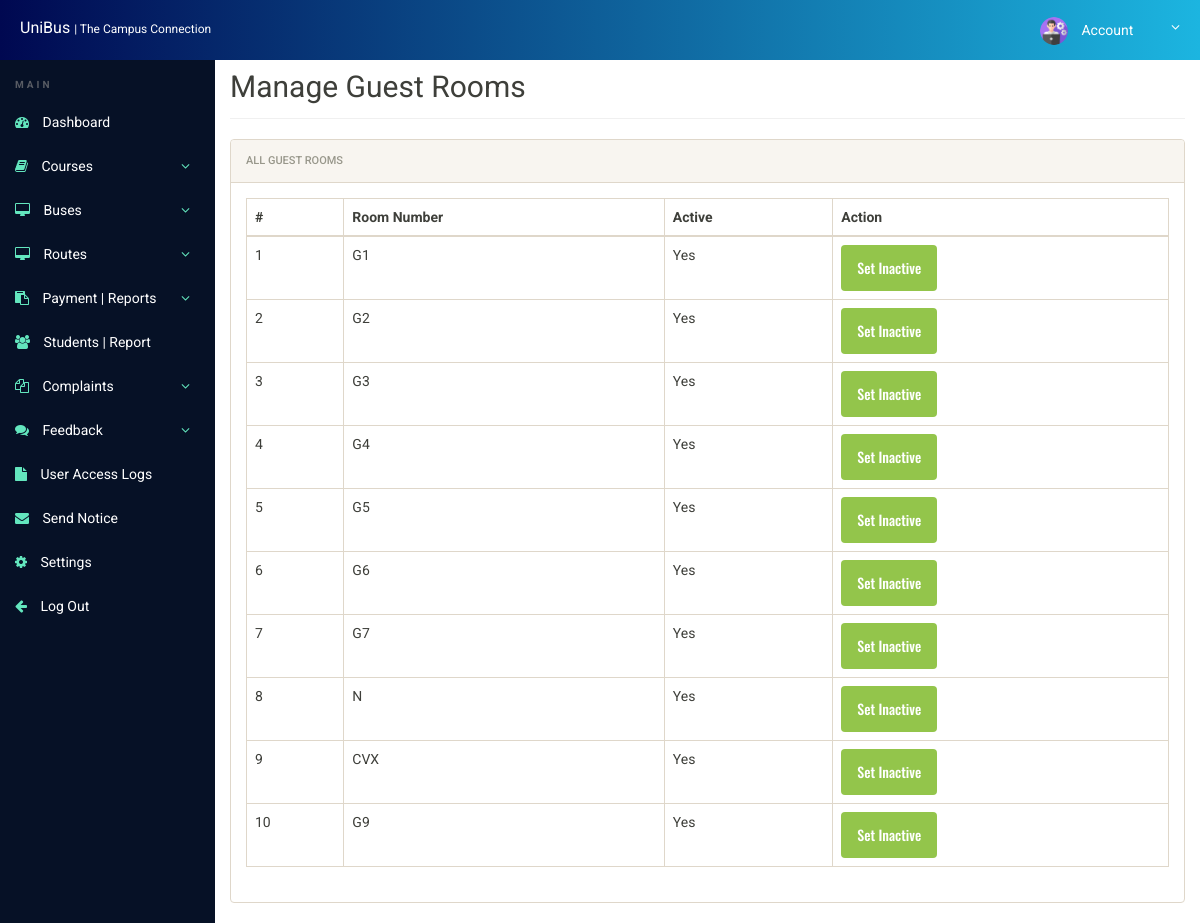
Screenshot of /admin/manage-guest_rooms.php (signed in) with the database file from the repository.
### tables this page shows
CREATE TABLE `guest_rooms` (
  `id` int(11) NOT NULL,
  `room_no` varchar(10) NOT NULL,
  `active` enum('Yes','No') DEFAULT 'Yes'
);

### admin/manage-guest_rooms.php (the view, shortened to what this page needs)
<?php
include('includes/config.php');
$query = "SELECT id, room_no, active FROM guest_rooms";
$result = $mysqli->query($query);
?>
<!doctype html>
<html lang="en" class="no-js">
<head>
    <link rel="stylesheet" href="css/font-awesome.min.css">
    <link rel="stylesheet" href="css/bootstrap.min.css">
    <link rel="stylesheet" href="css/style.css">
</head>
<body>
    <?php include('includes/header.php');?>
    <div class="ts-main-content">
        <?php include('includes/sidebar.php');?>
        <div class="content-wrapper">
            <div class="container-fluid">
                <div class="row">
                    <div class="col-md-12">
                        <h2 class="page-title" >Manage Guest Rooms</h2>
                        <div class="panel panel-default">
                            <div class="panel-heading">All Guest Rooms</div>
                            <div class="panel-body">
                                <table class="table table-bordered">
                                    <thead>
                                        <tr>
                                            <th>#</th>
                                            <th>Room Number</th>
                                            <th>Active</th>
                                            <th>Action</th>
                                        </tr>
                                    </thead>
                                    <tbody id="room-list">
                                    <?php
                                    $cnt = 1;
                                    while($row = $result->fetch_assoc()) {
                                        $buttonText = $row['active'] ? 'Set Inactive' : 'Set Active';
                                        $buttonClass = $row['active'] ? 'btn-success' : 'btn-warning';
                                    ?>
                                    <tr id="room-no<?php echo $row['id']; ?>">
                                        <td><?php echo $cnt; ?></td>
                                        <td><?php echo $row['room_no']; ?></td>
                                        <td id="status-<?php echo $row['id']; ?>"><?php echo $row['active'] ? 'Yes' : 'No'; ?></td>
                                        <td>
                                            <button class="btn <?php echo $buttonClass; ?> toggle-status" data-room="<?php echo $row['id']; ?>" data-active="<?php echo $row['active']; ?>"><?php echo $buttonText; ?></button>
                                        </td>
                                    </tr>
                                    <?php
                                        $cnt++;
                                    }
                                    ?>
                                    </tbody>
                                </table>
                            </div>
                        </div>
                    </div>
                </div>
            </div>
        </div>
    </div>
</body>
</html>

### admin/css/style.css (style rules this page uses)
html { font-size: 14px; }
@media only screen and (min-width: 480px) { html { font-size: 17px; } }
@media only screen and (min-width: 768px) { html { font-size: 14px; } }
body { font-size: 1em; }
.btn { font-family: 'Oswald', sans-serif; font-size: 14px; }
.panel { overflow: hidden; }
.btn { text-transform: none; }
.page-title { padding-bottom: 15px; margin-bottom: 20px; border-bottom: 1px solid #f0f0f0; }
.ts-main-content .content-wrapper { padding-top: 15px; margin-top: 35px; }
@media only screen and (min-width: 1200px) { .ts-main-content .content-wrapper { margin-left: 215px; } }
th, td { max-width: 120px; overflow-wrap: break-word; hyphens: auto; }

### rows the page displays
guest_rooms: room_no "G1", shows "Yes", active "Set Inactive"
guest_rooms: room_no "G2", shows "Yes", active "Set Inactive"
guest_rooms: room_no "G3", shows "Yes", active "Set Inactive"
guest_rooms: room_no "G4", shows "Yes", active "Set Inactive"
guest_rooms: room_no "G5", shows "Yes", active "Set Inactive"
guest_rooms: room_no "G6", shows "Yes", active "Set Inactive"
guest_rooms: room_no "G7", shows "Yes", active "Set Inactive"
guest_rooms: room_no "N", shows "Yes", active "Set Inactive"
guest_rooms: room_no "CVX", shows "Yes", active "Set Inactive"
guest_rooms: room_no "G9", shows "Yes", active "Set Inactive"
